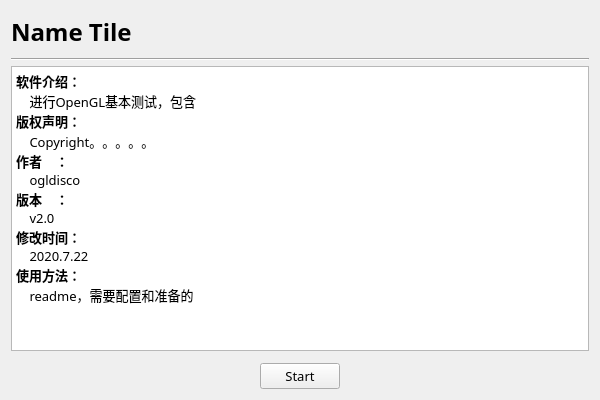
<?xml version="1.0" encoding="UTF-8"?>
<ui version="4.0">
 <class>info_Page</class>
 <widget class="QWidget" name="info_Page">
  <property name="geometry">
   <rect>
    <x>0</x>
    <y>0</y>
    <width>600</width>
    <height>400</height>
   </rect>
  </property>
  <property name="sizePolicy">
   <sizepolicy hsizetype="Expanding" vsizetype="Expanding">
    <horstretch>8</horstretch>
    <verstretch>8</verstretch>
   </sizepolicy>
  </property>
  <property name="maximumSize">
   <size>
    <width>16777215</width>
    <height>16777215</height>
   </size>
  </property>
  <property name="font">
   <font>
    <family>微软雅黑</family>
    <pointsize>10</pointsize>
   </font>
  </property>
  <property name="windowTitle">
   <string>Form</string>
  </property>
  <property name="layoutDirection">
   <enum>Qt::LeftToRight</enum>
  </property>
  <layout class="QGridLayout" name="gridLayout">
   <item row="0" column="0">
    <layout class="QVBoxLayout" name="verticalLayout_2" stretch="4,1,28,1,3">
     <property name="spacing">
      <number>2</number>
     </property>
     <item>
      <widget class="QLabel" name="label">
       <property name="sizePolicy">
        <sizepolicy hsizetype="Fixed" vsizetype="Expanding">
         <horstretch>0</horstretch>
         <verstretch>0</verstretch>
        </sizepolicy>
       </property>
       <property name="font">
        <font>
         <family>黑体</family>
         <pointsize>18</pointsize>
         <weight>75</weight>
         <bold>true</bold>
         <underline>false</underline>
        </font>
       </property>
       <property name="text">
        <string>Name Tile</string>
       </property>
      </widget>
     </item>
     <item>
      <widget class="Line" name="line">
       <property name="sizePolicy">
        <sizepolicy hsizetype="Expanding" vsizetype="Fixed">
         <horstretch>0</horstretch>
         <verstretch>0</verstretch>
        </sizepolicy>
       </property>
       <property name="maximumSize">
        <size>
         <width>16777215</width>
         <height>16</height>
        </size>
       </property>
       <property name="font">
        <font>
         <family>微软雅黑</family>
         <pointsize>10</pointsize>
        </font>
       </property>
       <property name="orientation">
        <enum>Qt::Horizontal</enum>
       </property>
      </widget>
     </item>
     <item>
      <widget class="QTextBrowser" name="textBrowser">
       <property name="sizePolicy">
        <sizepolicy hsizetype="Expanding" vsizetype="Expanding">
         <horstretch>0</horstretch>
         <verstretch>0</verstretch>
        </sizepolicy>
       </property>
       <property name="font">
        <font>
         <family>微软雅黑</family>
         <pointsize>10</pointsize>
        </font>
       </property>
       <property name="html">
        <string>&lt;!DOCTYPE HTML PUBLIC &quot;-//W3C//DTD HTML 4.0//EN&quot; &quot;http://www.w3.org/TR/REC-html40/strict.dtd&quot;&gt;
&lt;html&gt;&lt;head&gt;&lt;meta name=&quot;qrichtext&quot; content=&quot;1&quot; /&gt;&lt;style type=&quot;text/css&quot;&gt;
p, li { white-space: pre-wrap; }
&lt;/style&gt;&lt;/head&gt;&lt;body style=&quot; font-family:'微软雅黑','微软雅黑'; font-size:10pt; font-weight:400; font-style:normal;&quot;&gt;
&lt;p style=&quot; margin-top:0px; margin-bottom:0px; margin-left:0px; margin-right:0px; -qt-block-indent:0; text-indent:0px;&quot;&gt;&lt;span style=&quot; font-family:'SimSun'; font-weight:600;&quot;&gt;软件介绍：&lt;/span&gt;&lt;/p&gt;
&lt;p style=&quot; margin-top:0px; margin-bottom:0px; margin-left:0px; margin-right:0px; -qt-block-indent:0; text-indent:0px;&quot;&gt;&lt;span style=&quot; font-family:'SimSun';&quot;&gt;    进行OpenGL基本测试，包含&lt;/span&gt;&lt;/p&gt;
&lt;p style=&quot; margin-top:0px; margin-bottom:0px; margin-left:0px; margin-right:0px; -qt-block-indent:0; text-indent:0px;&quot;&gt;&lt;span style=&quot; font-family:'SimSun'; font-weight:600;&quot;&gt;版权声明：&lt;/span&gt;&lt;/p&gt;
&lt;p style=&quot; margin-top:0px; margin-bottom:0px; margin-left:0px; margin-right:0px; -qt-block-indent:0; text-indent:0px;&quot;&gt;&lt;span style=&quot; font-family:'SimSun';&quot;&gt;    Copyright。。。。。&lt;/span&gt;&lt;/p&gt;
&lt;p style=&quot; margin-top:0px; margin-bottom:0px; margin-left:0px; margin-right:0px; -qt-block-indent:0; text-indent:0px;&quot;&gt;&lt;span style=&quot; font-family:'SimSun'; font-weight:600;&quot;&gt;作者    ：&lt;/span&gt;&lt;/p&gt;
&lt;p style=&quot; margin-top:0px; margin-bottom:0px; margin-left:0px; margin-right:0px; -qt-block-indent:0; text-indent:0px;&quot;&gt;&lt;span style=&quot; font-family:'SimSun';&quot;&gt;    ogldisco&lt;/span&gt;&lt;/p&gt;
&lt;p style=&quot; margin-top:0px; margin-bottom:0px; margin-left:0px; margin-right:0px; -qt-block-indent:0; text-indent:0px;&quot;&gt;&lt;span style=&quot; font-family:'SimSun'; font-weight:600;&quot;&gt;版本    ：&lt;/span&gt;&lt;/p&gt;
&lt;p style=&quot; margin-top:0px; margin-bottom:0px; margin-left:0px; margin-right:0px; -qt-block-indent:0; text-indent:0px;&quot;&gt;&lt;span style=&quot; font-family:'SimSun';&quot;&gt;    v2.0&lt;/span&gt;&lt;/p&gt;
&lt;p style=&quot; margin-top:0px; margin-bottom:0px; margin-left:0px; margin-right:0px; -qt-block-indent:0; text-indent:0px;&quot;&gt;&lt;span style=&quot; font-family:'SimSun'; font-weight:600;&quot;&gt;修改时间：&lt;/span&gt;&lt;/p&gt;
&lt;p style=&quot; margin-top:0px; margin-bottom:0px; margin-left:0px; margin-right:0px; -qt-block-indent:0; text-indent:0px;&quot;&gt;&lt;span style=&quot; font-family:'SimSun';&quot;&gt;    2020.7.22&lt;/span&gt;&lt;/p&gt;
&lt;p style=&quot; margin-top:0px; margin-bottom:0px; margin-left:0px; margin-right:0px; -qt-block-indent:0; text-indent:0px;&quot;&gt;&lt;span style=&quot; font-family:'SimSun'; font-weight:600;&quot;&gt;使用方法：&lt;/span&gt;&lt;/p&gt;
&lt;p style=&quot; margin-top:0px; margin-bottom:0px; margin-left:0px; margin-right:0px; -qt-block-indent:0; text-indent:0px;&quot;&gt;&lt;span style=&quot; font-family:'SimSun';&quot;&gt;    readme，需要配置和准备的&lt;/span&gt;&lt;/p&gt;
&lt;p style=&quot;-qt-paragraph-type:empty; margin-top:0px; margin-bottom:0px; margin-left:0px; margin-right:0px; -qt-block-indent:0; text-indent:0px; font-family:'SimSun';&quot;&gt;&lt;br /&gt;&lt;/p&gt;&lt;/body&gt;&lt;/html&gt;</string>
       </property>
      </widget>
     </item>
     <item>
      <spacer name="verticalSpacer">
       <property name="orientation">
        <enum>Qt::Vertical</enum>
       </property>
       <property name="sizeHint" stdset="0">
        <size>
         <width>20</width>
         <height>40</height>
        </size>
       </property>
      </spacer>
     </item>
     <item>
      <layout class="QHBoxLayout" name="horizontalLayout_2" stretch="0,0,0">
       <property name="spacing">
        <number>0</number>
       </property>
       <item>
        <spacer name="horizontalSpacer">
         <property name="orientation">
          <enum>Qt::Horizontal</enum>
         </property>
         <property name="sizeHint" stdset="0">
          <size>
           <width>40</width>
           <height>20</height>
          </size>
         </property>
        </spacer>
       </item>
       <item>
        <widget class="QPushButton" name="descriptionStartButton">
         <property name="sizePolicy">
          <sizepolicy hsizetype="Fixed" vsizetype="Fixed">
           <horstretch>0</horstretch>
           <verstretch>0</verstretch>
          </sizepolicy>
         </property>
         <property name="font">
          <font>
           <family>微软雅黑</family>
           <pointsize>10</pointsize>
          </font>
         </property>
         <property name="text">
          <string>Start</string>
         </property>
        </widget>
       </item>
       <item>
        <spacer name="horizontalSpacer_2">
         <property name="orientation">
          <enum>Qt::Horizontal</enum>
         </property>
         <property name="sizeHint" stdset="0">
          <size>
           <width>40</width>
           <height>20</height>
          </size>
         </property>
        </spacer>
       </item>
      </layout>
     </item>
    </layout>
   </item>
  </layout>
 </widget>
 <resources/>
 <connections/>
</ui>
